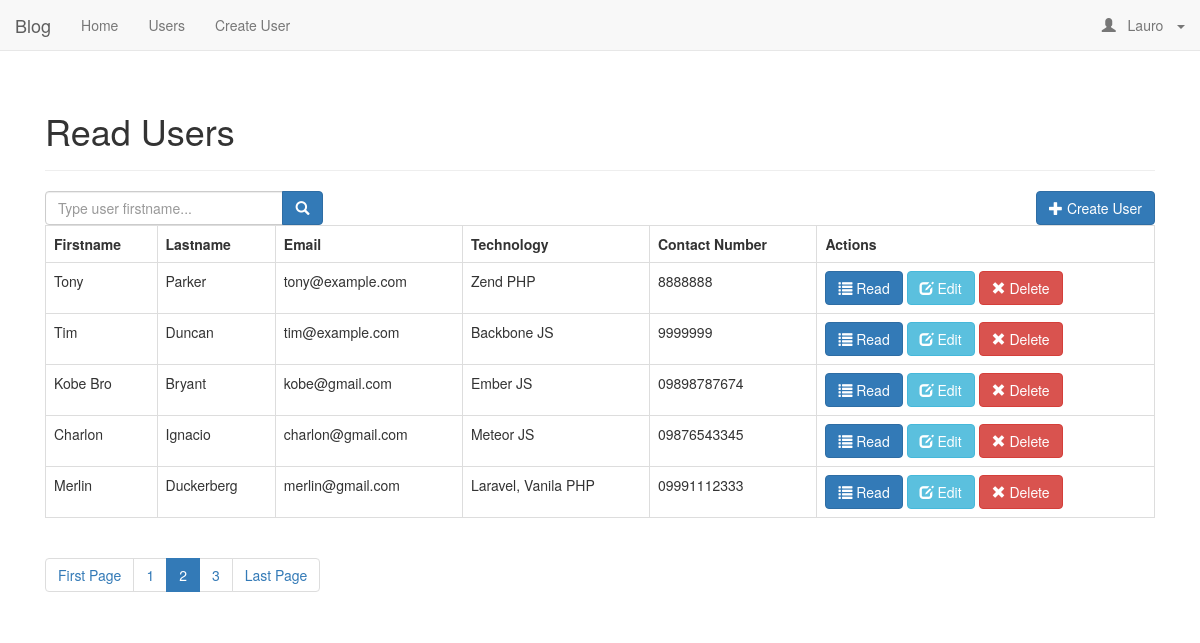
The app's page /read_users.php?page=2 (signed in) with its own data.
### tables this page shows
CREATE TABLE `users` (
  `id` int(11) NOT NULL,
  `firstname` varchar(32) NOT NULL,
  `lastname` varchar(32) NOT NULL,
  `email` varchar(64) NOT NULL,
  `contact_number` varchar(64) NOT NULL,
  `address` text NOT NULL,
  `category_id` int(11) NOT NULL,
  `technology` varchar(255) NOT NULL,
  `image` varchar(255) NOT NULL,
  `password` varchar(512) NOT NULL,
  `access_level` varchar(16) NOT NULL,
  `access_code` text NOT NULL,
  `status` int(11) NOT NULL COMMENT '0=pending,1=confirmed',
  `created` datetime NOT NULL,
  `modified` timestamp NOT NULL DEFAULT CURRENT_TIMESTAMP ON UPDATE CURRENT_TIMESTAMP
);

### objects/user.php (called while the page is built, shortened)
<?php
class User {
  private $conn;
  private $table_name = "users";
  public function __construct($db) {
    $this->conn = $db;
  }
function readAll($from_record_num, $records_per_page) {
  $query = "SELECT
                id,
                firstname,
                lastname,
                email,
                contact_number,
                technology,
                access_level,
                created
            FROM " . $this->table_name . "
            ORDER BY id DESC
            LIMIT ?, ?";
    $stmt = $this->conn->prepare($query);
    $stmt->bindParam(1, $from_record_num, PDO::PARAM_INT);
    $stmt->bindParam(2, $records_per_page, PDO::PARAM_INT);
    $stmt->execute();
    return $stmt;
  }
  public function countAll() {
    $query = "SELECT id FROM " . $this->table_name . "";
    $stmt = $this->conn->prepare($query);
    $stmt->execute();
    $num = $stmt->rowCount();
    return $num;
  }
}
 ?>

### config/core.php (called while the page is built, shortened)
<?php
$page = isset($_GET['page']) ? $_GET['page'] : 1;
$records_per_page = 5;
$from_record_num = ($records_per_page * $page) - $records_per_page;
 ?>

### read_users_template.php (the view)
<?php
echo "<form role='search' action='search.php'>";
    echo "<div class='input-group col-md-3 pull-left margin-right-1em'>";
        $search_value = isset($search_term) ? "value='{$search_term}'" : "";
        echo "<input type='text' class='form-control' placeholder='Type user firstname...' name='s' id='srch-term' required {$search_value} />";
        echo "<div class='input-group-btn'>";
            echo "<button class='btn btn-primary' type='submit'><i class='glyphicon glyphicon-search'></i></button>";
        echo "</div>";
    echo "</div>";
echo "</form>";
echo "<div class='right-button-margin'>";
    echo "<a href='create_user.php' class='btn btn-primary pull-right'>";
        echo "<span class='glyphicon glyphicon-plus'></span> Create User";
    echo "</a>";
echo "</div>";
if($total_rows > 0){
    echo "<table class='table table-hover table-responsive table-bordered'>";
    echo "<tr>";
        echo "<th>Firstname</th>";
        echo "<th>Lastname</th>";
        echo "<th>Email</th>";
        echo "<th>Technology</th>";
        echo "<th>Contact Number</th>";
        echo "<th>Actions</th>";
    echo "</tr>";
      while ($row = $stmt->fetch(PDO::FETCH_ASSOC)){
        extract($row);
        echo "<tr>";
            echo "<td>{$firstname}</td>";
            echo "<td>{$lastname}</td>";
            echo "<td>{$email}</td>";
            echo "<td>{$technology}</td>";
            echo "<td>{$contact_number}</td>";
            echo "<td>";
              echo "<a href='read_one.php?id={$id}' class='btn btn-primary left-margin'>
                <span class='glyphicon glyphicon-list'></span> Read
              </a>
              <a href='update_user.php?id={$id}' class='btn btn-info left-margin'>
                <span class='glyphicon glyphicon-edit'></span> Edit
              </a>
              <a delete-id='delete_user.php?id={$id}' class='btn btn-danger delete-object'>
                <span class='glyphicon glyphicon-remove'></span> Delete
              </a>";
            echo "</td>";
        echo "</tr>";
        }
    echo "</table>";
    include_once 'paging.php';
}
else {
    echo "<div class='alert alert-danger'>No users found.</div>";
}
 ?>

### records on screen
users: firstname "Tony", lastname "Parker", email "tony@example.com", technology "Zend PHP", contact_number "8888888"
users: firstname "Tim", lastname "Duncan", email "tim@example.com", technology "Backbone JS", contact_number "9999999"
users: firstname "Kobe Bro", lastname "Bryant", email "kobe@gmail.com", technology "Ember JS", contact_number "09898787674"
users: firstname "Charlon", lastname "Ignacio", email "charlon@gmail.com", technology "Meteor JS", contact_number "09876543345"
users: firstname "Merlin", lastname "Duckerberg", email "merlin@gmail.com", technology "Laravel, Vanila PHP", contact_number "09991112333"

### other values on screen
$_SESSION['firstname'] "Lauro"
$page_title "Read Users"
